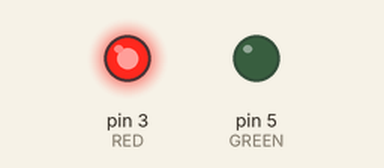
This sketch was run on a simulated Arduino Uno, built with avr-gcc and run on an emulated ATmega328P. Shown: output pins drawn as LEDs (lit = HIGH).

Above: at 0.2 s.
At 2.7 s:
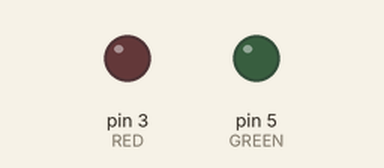
At 5.0 s:
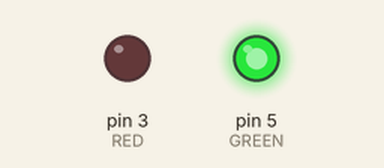
Timing chart, 0 to 7.8 s (numbered marks = the images above):
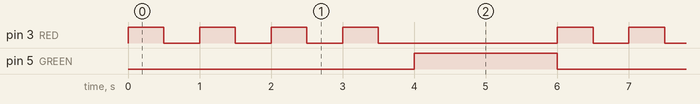

The sketch:

ciclo_while.ino
```cpp
#define RED 3
#define GREEN 5
int a;
void lampeggio(){
  digitalWrite(RED,HIGH);
  delay(500);
  digitalWrite(RED,LOW);
  delay(500);
}
void setup() {
  // put your setup code here, to run once:
  pinMode(RED,OUTPUT);
  pinMode(GREEN,OUTPUT);
}

void loop() {
  a = 1;
  while (a<5){
    lampeggio();
    a=a+1;
  }
  digitalWrite(GREEN,HIGH);
  delay(2000);
  digitalWrite(GREEN,LOW);
}
```

Measured:
- by itself, pin 3 (RED): repeats every 6.0 s: 3 × (LOW 0.50 s, HIGH 0.50 s), LOW 2.5 s, HIGH 0.50 s
- by itself, pin 5 (GREEN): alternates HIGH for 2.0 s and LOW for 4.0 s
- by itself, everything shown: repeats every 6.0 s, in 10 steps
